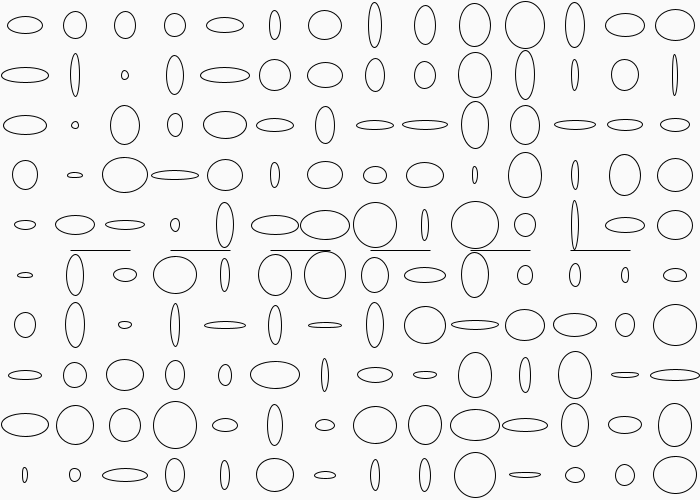
Frame 1 (no input)
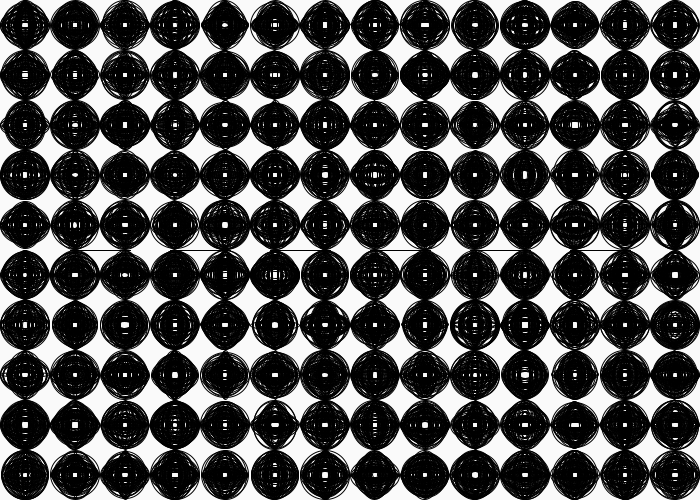
Frame 60 (the mouse pressed at the canvas centre just before this capture)
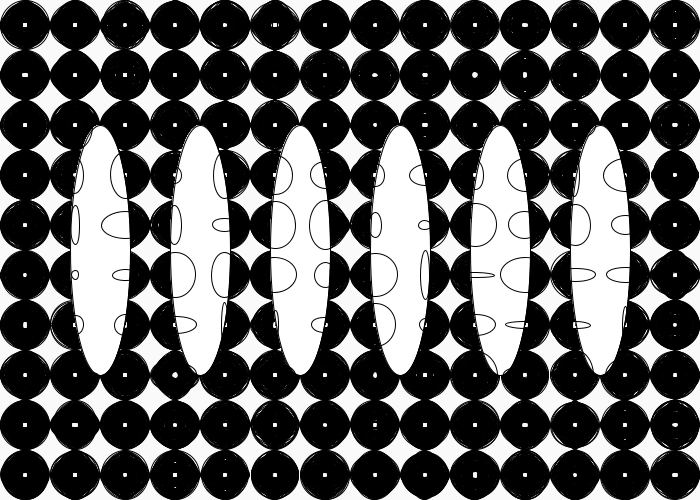
Frame 120 (the mouse held since frame 60 and released just before this capture)

The Processing sketch that drew these frames (run headless with seeded random() and noise(); from frame 60 on, the mouse is pressed at the canvas centre):

// Processing sketch: processing_85301
// ── processing_85301.pde

void setup()
{
  size(700, 500);
  background(250);
  smooth();
}



void draw()
{

//background(mouseX,mouseY,mouseX,mouseY);
fill(255);

ellipse(100,250,60,mouseY);
ellipse(200,250,60,mouseY);
ellipse(300,250,60,mouseY);
ellipse(400,250,60,mouseY);
ellipse(500,250,60,mouseY);
ellipse(600,250,60,mouseY);
println(mouseX);


noFill();
    
    for(int posX=25;posX< width;posX=posX+50)
    {
      for(int posY=25;posY< height;posY=posY+50)
      {
      ellipse(posX,posY,random(5,50),random(5,50));
      }
    }
}
